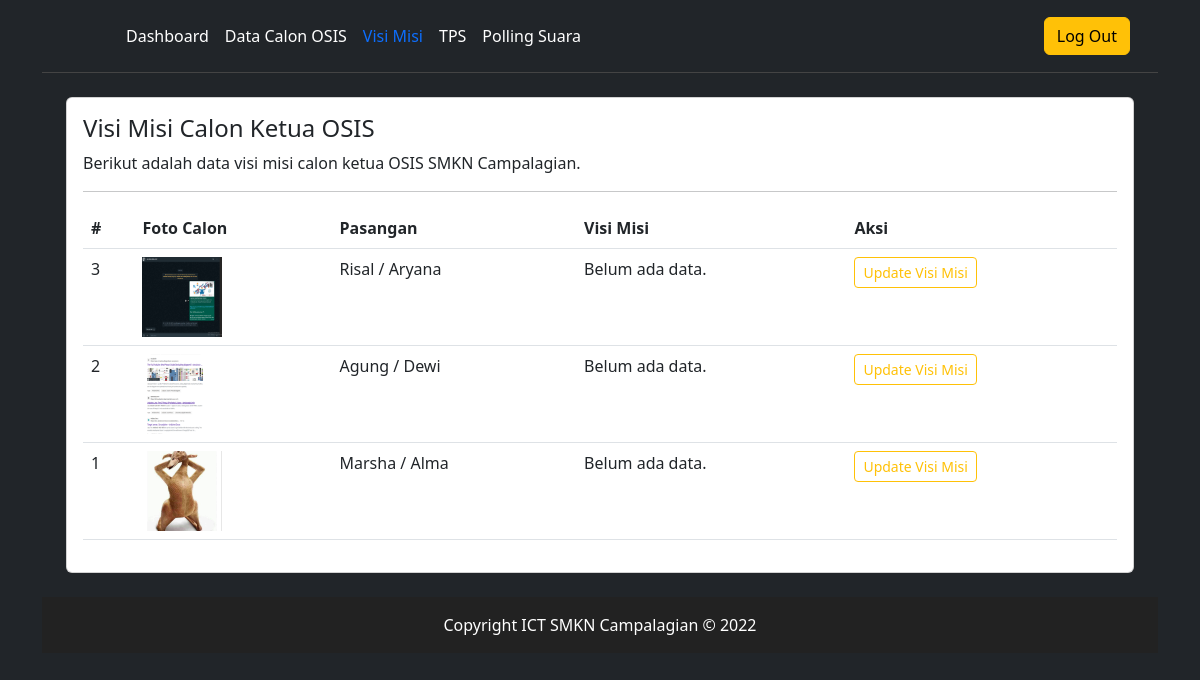
The page /admin/visi_misi.php (signed in) on the database its author committed.
### tables this page shows
CREATE TABLE `calon` (
  `id` int(11) NOT NULL,
  `nomor` int(11) NOT NULL,
  `nama` varchar(255) NOT NULL,
  `wakil` varchar(255) NOT NULL,
  `foto` text NOT NULL
);

### admin/visi_misi.php (the view, shortened to what this page needs)
<?php include("inc_header.php") ?>
<?php
$sql = "SELECT * FROM calon ORDER BY nomor DESC";
$qCalon = mysqli_query($koneksi, $sql);
?>
<div class="card">
    <div class="card-body">
        <h4 class="card-title">Visi Misi Calon Ketua OSIS</h4>
        <p class="card-text">Berikut adalah data visi misi calon ketua OSIS SMKN Campalagian.</p>
        <hr>
        <div class="table-responsive">
            <table class="table table-stripped" id="table">
                <thead>
                    <th>#</th>
                    <th>Foto Calon</th>
                    <th>Pasangan</th>
                    <th>Visi Misi</th>
                    <th>Aksi</th>
                </thead>
                <tbody>
                    <?php while ($r = mysqli_fetch_array($qCalon)) { ?>
                    <tr>
                        <td>
                            <?= $r['nomor'] ?>
                        </td>
                        <td>
                            <img src="<?= parse_url_gambar($r['foto']) ?>" alt="<?= $r['foto'] ?>"
                                style="height: 5rem; width: 5rem;">
                        </td>
                        <td>
                            <?= $r['nama'] ?> / <?= $r['wakil'] ?>
                        </td>
                        <td>
                            <?= ambil_visi_misi($r['id'], 10) ?>
                        </td>
                        <td>
                            <button data-bs-toggle="modal" data-bs-target="#exampleModal"
                                data-id="<?php echo $r['id'] ?>" data-nama="<?php echo $r['nama'] ?>"
                                data-wakil="<?php echo $r['wakil'] ?>"
                                data-foto="<?php echo parse_url_gambar($r['foto']) ?>"
                                class="aksi btn btn-sm btn-outline-warning">Update
                                Visi Misi</button>
                        </td>
                    </tr>
                    <?php } ?>
                </tbody>
            </table>
        </div>
    </div>
</div>
<?php include("inc_footer.php") ?>

### inc/inc_fungsi.php (shortened to what this page needs)
<?php
function url_dasar()
{
    return 'http://localhost/epolling';
}
function parse_url_gambar($gambar)
{
    return url_dasar() . '/gambar/' . $gambar;
}
function ambil_visi_misi($id, $kata = -1)
{
    global $koneksi;
    $sql = "SELECT * FROM visi WHERE calon_id=$id";
    $q = mysqli_query($koneksi, $sql);
    $ret = '';
    if (mysqli_num_rows($q) > 0) {
        $r = mysqli_fetch_array($q);
        $ret = $r['isi'];
        if ($kata != -1) {
            $daftar_kata = explode(" ", $ret);
            $daftar_kata = array_slice($daftar_kata, 0, $kata < count($daftar_kata) ? $kata : count($daftar_kata) - 1);
            $ret = implode(" ", $daftar_kata) . "....";
        }
    } else {
        $ret = '<p>Belum ada data.</p>';
    }
    return $ret;
}
?>

### rows shown on the page
calon: nomor "3", foto (picture), nama "Risal", wakil "Aryana"
calon: nomor "2", foto (picture), nama "Agung", wakil "Dewi"
calon: nomor "1", foto (picture), nama "Marsha", wakil "Alma"
